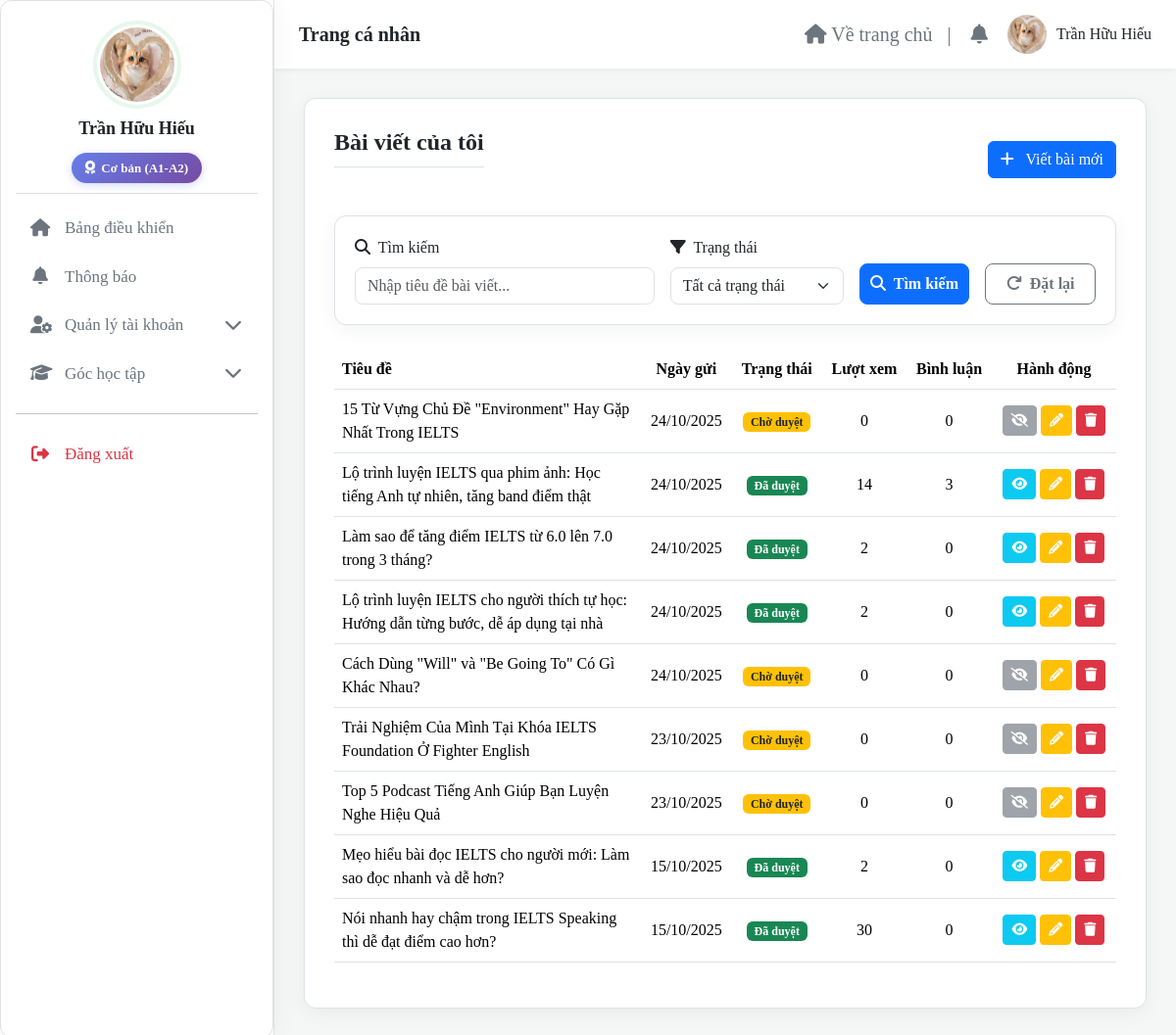
/user/dashboard.php?nav=bai_viet_cua_toi (signed in), run on the app's committed database.
### tables this page shows
CREATE TABLE `hocvien` (
  `id_hocvien` int(11) NOT NULL,
  `ten_hocvien` varchar(100) DEFAULT NULL,
  `email` varchar(100) DEFAULT NULL,
  `so_dien_thoai` varchar(15) DEFAULT NULL,
  `mat_khau` varchar(255) DEFAULT NULL,
  `trinh_do` varchar(50) DEFAULT NULL COMMENT 'Trình độ được phân loại sau bài test',
  `verification_token` varchar(255) DEFAULT NULL COMMENT 'Mã token để xác thực email',
  `token_expiry` datetime DEFAULT NULL COMMENT 'Thời gian hết hạn của token',
  `is_verified` tinyint(1) NOT NULL DEFAULT 0 COMMENT '0: Chưa xác thực, 1: Đã xác thực',
  `is_admin` tinyint(1) DEFAULT 0,
  `hinh_anh` varchar(255) DEFAULT NULL
);

CREATE TABLE `bai_viet` (
  `id_baiviet` int(11) NOT NULL,
  `tieu_de` varchar(255) NOT NULL,
  `noi_dung` longtext NOT NULL,
  `hinh_anh_tieu_de` varchar(255) DEFAULT NULL,
  `id_tac_gia` int(11) DEFAULT NULL,
  `ngay_tao` timestamp NOT NULL DEFAULT current_timestamp(),
  `ngay_duyet` datetime DEFAULT NULL,
  `trang_thai` enum('cho_duyet','da_duyet','bi_tu_choi') DEFAULT 'cho_duyet',
  `luot_xem` int(11) DEFAULT 0
);

### user/modules/bai_viet_cua_toi.php (the view, shortened to what this page needs)
<?php
$id_hocvien = $_SESSION['id_hocvien'];
$search_query = isset($_GET['search']) ? trim($_GET['search']) : '';
$posts_per_page = 10;
$current_page = isset($_GET['post_page']) ? max(1, intval($_GET['post_page'])) : 1;
$offset = ($current_page - 1) * $posts_per_page;
$where_conditions = ["bv.id_tac_gia = ?"];
$params = [$id_hocvien];
$types = "i";
$where_clause = implode(" AND ", $where_conditions);
$sql = "SELECT
            bv.id_baiviet, bv.tieu_de, bv.ngay_tao, bv.trang_thai, bv.luot_xem,
            COUNT(bl.id_binhluan) AS so_binh_luan
        FROM bai_viet bv
        LEFT JOIN binh_luan bl ON bv.id_baiviet = bl.id_baiviet
        WHERE $where_clause
        GROUP BY bv.id_baiviet
        ORDER BY bv.ngay_tao DESC
        LIMIT ? OFFSET ?";
$stmt = $conn->prepare($sql);
$params[] = $posts_per_page;
$params[] = $offset;
$types .= "ii";
$stmt->bind_param($types, ...$params);
$stmt->execute();
$result = $stmt->get_result();
function get_post_status_badge($status)
{
    switch ($status) {
        case 'da_duyet':
            return '<span class="badge bg-success">Đã duyệt</span>';
        case 'cho_duyet':
            return '<span class="badge bg-warning text-dark">Chờ duyệt</span>';
    }
}
?>
<div class="content-pane">
    <div class="d-flex justify-content-between align-items-center mb-4 flex-wrap gap-2">
        <h2>Bài viết của tôi</h2>
        <a href="?nav=viet_bai" class="btn btn-primary"><i class="fa-solid fa-plus me-2"></i> Viết bài mới</a>
    </div>
    <div class="search-filter-bar">
        <form method="GET" class="row g-3 align-items-end">
            <div class="col-md-5">
                <label for="search" class="form-label"><i class="fas fa-search me-1"></i> Tìm kiếm</label>
                <input type="text" name="search" id="search" class="form-control"
                    placeholder="Nhập tiêu đề bài viết..."
                    value="<?php echo htmlspecialchars($search_query); ?>">
            </div>
            <div class="col-md-3">
                <label for="status" class="form-label"><i class="fas fa-filter me-1"></i> Trạng thái</label>
                <select name="status" id="status" class="form-select">
                    <option value="">Tất cả trạng thái</option>
                </select>
            </div>
            <div class="col-md-2">
                <button type="submit" class="btn btn-primary w-100">
                    <i class="fas fa-search me-1"></i> Tìm kiếm
                </button>
            </div>
            <div class="col-md-2">
                <a href="?nav=bai_viet_cua_toi" class="btn btn-outline-secondary w-100">
                    <i class="fas fa-redo me-1"></i> Đặt lại
                </a>
            </div>
        </form>
    </div>
    <div class="table-responsive">
        <table class="table table-hover align-middle">
            <thead>
                <tr>
                    <th>Tiêu đề</th>
                    <th class="text-center">Ngày gửi</th>
                    <th class="text-center">Trạng thái</th>
                    <th class="text-center">Lượt xem</th>
                    <th class="text-center">Bình luận</th>
                    <th class="text-center">Hành động</th>
                </tr>
            </thead>
            <tbody>
                <?php if ($result->num_rows > 0): while ($row = $result->fetch_assoc()): ?>
                        <tr id="post-row-<?php echo $row['id_baiviet']; ?>">
                            <td data-label="Tiêu đề" style="max-width: 300px;"><?php echo htmlspecialchars($row['tieu_de']); ?></td>
                            <td data-label="Ngày gửi" class="text-center"><?php echo date("d/m/Y", strtotime($row['ngay_tao'])); ?></td>
                            <td data-label="Trạng thái" class="text-center"><?php echo get_post_status_badge($row['trang_thai']); ?></td>
                            <td data-label="Lượt xem" class="text-center"><?php echo $row['luot_xem']; ?></td>
                            <td data-label="Bình luận" class="text-center"><?php echo $row['so_binh_luan']; ?></td>
                            <td data-label="Hành động" class="text-center">
                                <?php if ($row['trang_thai'] == 'da_duyet'): ?>
                                    <a href="../index.php?nav=blog_single&id=<?php echo $row['id_baiviet']; ?>" class="btn btn-sm btn-info text-white" target="_blank" title="Xem bài viết"><i class="fa-solid fa-eye"></i></a>
                                <?php else: ?>
                                    <button class="btn btn-sm btn-secondary" disabled title="Bài viết chưa được duyệt"><i class="fa-solid fa-eye-slash"></i></button>
                                <?php endif; ?>
                                <a href="?nav=sua_bai_viet&id=<?php echo $row['id_baiviet']; ?>" class="btn btn-sm btn-warning text-white" title="Sửa bài viết"><i class="fa-solid fa-pencil"></i></a>
                                <button class="btn btn-sm btn-danger" onclick="deleteMyPost(<?php echo $row['id_baiviet']; ?>)" title="Xóa bài viết"><i class="fa-solid fa-trash"></i></button>
                            </td>
                        </tr>
                    <?php endwhile;
                endif; ?>
            </tbody>
        </table>
    </div>
</div>

### user/dashboard.php (shortened to what this page needs)
<?php
include('../config/config.php');
$id_hocvien = $_SESSION['id_hocvien'];
$ten_hocvien = $_SESSION['user'];
$nav = $_GET['nav'] ?? 'home';
$student_avatar = '../images/logo.png';
$student_level = '';
$sql_avatar = "SELECT hinh_anh, trinh_do FROM hocvien WHERE id_hocvien = ?";
$stmt_avatar = $conn->prepare($sql_avatar);
$stmt_avatar->bind_param("i", $id_hocvien);
$stmt_avatar->execute();
$result_avatar = $stmt_avatar->get_result();
if ($row_avatar = $result_avatar->fetch_assoc()) {
    $student_level = $row_avatar['trinh_do'] ?? '';
}
$is_account_active = in_array($nav, ['thongtin', 'lichsuthanhtoan']);
$is_learning_active = in_array($nav, ['khoahoc', 'lichhoctuan', 'diemdanh', 'tiendo', 'hoclieu', 'ketquakiemtra', 'bangdiem']);
?>
<!DOCTYPE html>
<html lang="vi">
<head>
    <link rel="stylesheet" href="https://cdnjs.cloudflare.com/ajax/libs/font-awesome/6.5.1/css/all.min.css">
    <link href="https://cdn.jsdelivr.net/npm/bootstrap@5.3.3/dist/css/bootstrap.min.css" rel="stylesheet">
    <link rel="stylesheet" href="user.css">
</head>
<body>
    <div class="wrapper">
        <aside class="account-left">
            <div class="account-sidebar-content">
                <div class="account-header">
                    <div class="avatar">
                        <img src="<?php echo htmlspecialchars($student_avatar); ?>" alt="Avatar" onerror="this.src='../images/logo.png';">
                    </div>
                    <h3><?php echo htmlspecialchars($ten_hocvien); ?></h3>
                    <?php if (!empty($student_level)): ?>
                        <div class="student-level-badge">
                            <i class="fa-solid fa-award"></i>
                            <span><?php echo htmlspecialchars($student_level); ?></span>
                        </div>
                    <?php endif; ?>
                </div>
                <nav class="account-nav">
                    <ul>
                        <li><a href="./dashboard.php" class="nav-link-top <?php echo ($nav == 'home' || $nav == '') ? 'active' : ''; ?>"><i class="fa-solid fa-house"></i> Bảng điều khiển</a></li>
                        <li><a href="./dashboard.php?nav=thongbao" class="nav-link-top <?php echo ($nav == 'thongbao') ? 'active' : ''; ?>"><i class="fa-solid fa-bell"></i> Thông báo </a></li>
                        <li class="nav-item">
                            <a class="nav-link-collapse <?php echo $is_account_active ? '' : 'collapsed'; ?>" data-bs-toggle="collapse" href="#accountSubmenu" role="button" aria-expanded="<?php echo $is_account_active ? 'true' : 'false'; ?>">
                                <i class="fa-solid fa-user-gear"></i> Quản lý tài khoản <i class="collapse-arrow fa-solid fa-chevron-down"></i>
                            </a>
                        </li>
                        <li class="nav-item">
                            <a class="nav-link-collapse <?php echo $is_learning_active ? '' : 'collapsed'; ?>" data-bs-toggle="collapse" href="#learningSubmenu" role="button" aria-expanded="<?php echo $is_learning_active ? 'true' : 'false'; ?>">
                                <i class="fa-solid fa-graduation-cap"></i> Góc học tập <i class="collapse-arrow fa-solid fa-chevron-down"></i>
                            </a>
                        </li>
                        <li>
                            <hr>
                            <a href="../pages/logout.php" class="nav-link-top text-danger"><i class="fa-solid fa-right-from-bracket"></i> Đăng xuất</a>
                        </li>
                    </ul>
                </nav>
            </div>
        </aside>
        <main>
            <?php include('header_user.php'); ?>
            <div class="account-right">
                <?php include('main.php'); ?>
            </div>
        </main>
    </div>
</body>
</html>

### user/user.css (style rules this page uses)
:root { --primary-color: #0db33b; --primary-color-dark: #0a8a2c; --primary-color-light: #e7f7ec; --light-gray-bg: #f4f7f6; --white-bg: #ffffff; --dark-text: #212529; --gray-text: #6c757d; --border-color: #dee2e6; --shadow: 0 5px 20px rgba(0, 0, 0, 0.05); --shadow-hover: 0 8px 25px rgba(0, 0, 0, 0.1); --border-radius: 12px; }
body { font-family: times new roman, serif; background-color: var(--light-gray-bg); }
a { text-decoration: none !important; color: var(--primary-color); }
.account-left { width: 280px; flex-shrink: 0; position: sticky; top: 20px; overflow-y: auto; }
.account-sidebar-content { background-color: var(--white-bg); padding: 25px; border-radius: var(--border-radius); box-shadow: var(--shadow); border: 1px solid var(--border-color); }
.account-left .account-header { text-align: center; padding-bottom: 10px; border-bottom: 1px solid var(--border-color); margin-bottom: 10px; }
.account-left .avatar img { width: 90px; height: 90px; border-radius: 50%; margin-bottom: 10px; border: 4px solid var(--primary-color-light); padding: 3px; background-color: #fff; }
.account-left .account-header h3 { font-size: 18px; font-weight: 600; color: var(--dark-text); margin-bottom: 5px; }
.account-left .account-nav ul { list-style: none; padding: 0; margin: 0; }
.account-nav li a { display: flex; align-items: center; gap: 15px; padding: 12px 15px; border-radius: 8px; color: var(--gray-text); font-size: 17px; font-weight: 500; transition: all 0.3s ease; }
.account-nav li a i { font-size: 18px; width: 20px; text-align: center; transition: color 0.3s ease; }
.nav-link-collapse .collapse-arrow { margin-left: auto; transition: transform 0.3s ease; }
.account-right { flex-grow: 1; min-width: 0; }
.content-pane { background-color: var(--white-bg); padding: 30px; border-radius: var(--border-radius); box-shadow: var(--shadow); border: 1px solid var(--border-color); }
.content-pane h2 { font-size: 24px; font-weight: 700; color: var(--dark-text); margin-bottom: 25px; padding-bottom: 10px; border-bottom: 1px solid var(--border-color); }

### user/dashboard.php (style rules this page uses)
body { background-color: var(--light-gray-bg); display: flex; }
.wrapper { display: flex; width: 100%; position: relative; }
.account-left { width: 280px; position: fixed; top: 0; left: 0; height: 100%; background-color: var(--white-bg); box-shadow: 0 0 25px rgba(0, 0, 0, 0.05); border-right: 1px solid var(--border-color); transition: transform 0.3s ease-in-out; z-index: 1045; display: flex; flex-direction: column; }
.account-sidebar-content { padding: 20px 15px; flex-grow: 1; overflow-y: auto; }
main { width: 100%; padding-left: 280px; transition: padding-left 0.3s ease-in-out; display: flex; flex-direction: column; min-height: 100vh; }
.student-level-badge { display: inline-flex; align-items: center; gap: 6px; background: linear-gradient(135deg, #667eea 0%, #764ba2 100%); color: white; padding: 6px 14px; border-radius: 20px; font-size: 13px; font-weight: 600; margin-top: 8px; box-shadow: 0 2px 8px rgba(102, 126, 234, 0.3); }
.student-level-badge i { font-size: 14px; }
.account-right { padding: 30px; flex-grow: 1; }

### user/modules/bai_viet_cua_toi.php (style rules this page uses)
.search-filter-bar { background-color: #fff; padding: 20px; border-radius: var(--border-radius); margin-bottom: 25px; box-shadow: var(--shadow); border: 1px solid var(--border-color); }
.search-filter-bar .form-control, .search-filter-bar .form-select { border-radius: 8px; border: 1px solid var(--border-color); }
.search-filter-bar .btn { border-radius: 8px; padding: 8px 10px; font-weight: 600; }

### data on the page
hocvien: trinh_do "Cơ bản (A1-A2)"
bai_viet: tieu_de "15 Từ Vựng Chủ Đề \"Environment\" Hay Gặp Nhất Trong IELTS", ngay_tao "24/10/2025", trang_thai "Chờ duyệt", luot_xem "0", so_binh_luan "0"
bai_viet: tieu_de "Lộ trình luyện IELTS qua phim ảnh: Học tiếng Anh tự nhiên, tăng band điểm thật", ngay_tao "24/10/2025", trang_thai "Đã duyệt", luot_xem "14", so_binh_luan "3"
bai_viet: tieu_de "Làm sao để tăng điểm IELTS từ 6.0 lên 7.0 trong 3 tháng?", ngay_tao "24/10/2025", trang_thai "Đã duyệt", luot_xem "2", so_binh_luan "0"
bai_viet: tieu_de "Lộ trình luyện IELTS cho người thích tự học: Hướng dẫn từng bước, dễ áp dụng tại nhà", ngay_tao "24/10/2025", trang_thai "Đã duyệt", luot_xem "2", so_binh_luan "0"
bai_viet: tieu_de "Cách Dùng \"Will\" và \"Be Going To\" Có Gì Khác Nhau?", ngay_tao "24/10/2025", trang_thai "Chờ duyệt", luot_xem "0", so_binh_luan "0"
bai_viet: tieu_de "Trải Nghiệm Của Mình Tại Khóa IELTS Foundation Ở Fighter English", ngay_tao "23/10/2025", trang_thai "Chờ duyệt", luot_xem "0", so_binh_luan "0"
bai_viet: tieu_de "Top 5 Podcast Tiếng Anh Giúp Bạn Luyện Nghe Hiệu Quả", ngay_tao "23/10/2025", trang_thai "Chờ duyệt", luot_xem "0", so_binh_luan "0"
bai_viet: tieu_de "Mẹo hiểu bài đọc IELTS cho người mới: Làm sao đọc nhanh và dễ hơn?", ngay_tao "15/10/2025", trang_thai "Đã duyệt", luot_xem "2", so_binh_luan "0"
bai_viet: tieu_de "Nói nhanh hay chậm trong IELTS Speaking thì dễ đạt điểm cao hơn?", ngay_tao "15/10/2025", trang_thai "Đã duyệt", luot_xem "30", so_binh_luan "0"

### other printed values
$ten_hocvien "Trần Hữu Hiếu"
$_SESSION['user'] "Trần Hữu Hiếu"
